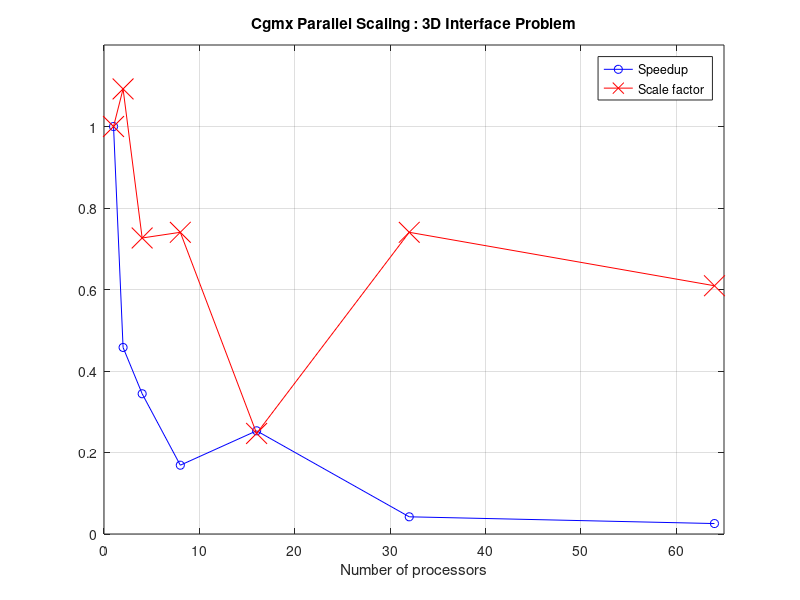

MATLAB code to generate this figure:
%
% Plot the parallel speedup: Cgmx Parallel Scaling : 3D Interface Problem.
% 
clear;
clf;
set(gca,'FontSize',18);

n=8;
p=zeros(n,1);
for i=1:n
  p(i)=2^(i-1);
end;

t=zeros(n,1);

n0=1;  % start here np=2
n1=7;  % end here   np=64

t(1)=30.8; 
t(2)=14.1;
t(3)=10.6;
t(4)=5.2;
t(5)=7.8;
t(6)=1.3;
t(7)=.79;

% compute the speed up and parallel scaling factor
speedUp=zeros(n,1); psf=zeros(n,1);
for i=n0:n1
  speedUp(i)=t(i)/t(n0);
  psf(i)=(t(n0)*p(n0))/(t(i)*p(i));
end;



plot(p(n0:n1),speedUp(n0:n1),'b-o',p(n0:n1),psf(n0:n1),'r-x','MarkerSize',15);
title(sprintf('Cgmx Parallel Scaling : 3D Interface Problem'));
legend('Speedup','Scale factor','Location','NorthEast');
xlabel('Number of processors');
set(gca,'XLim',[0,65]);
set(gca,'YLim',[0,1.2]);
grid on;

print('-depsc2','cgmxInterfaceParallelSpeedup.eps');
